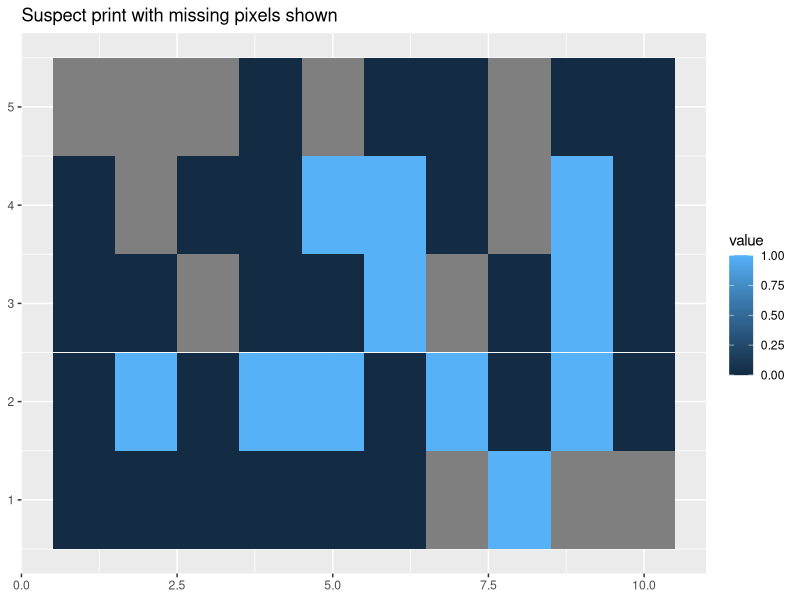
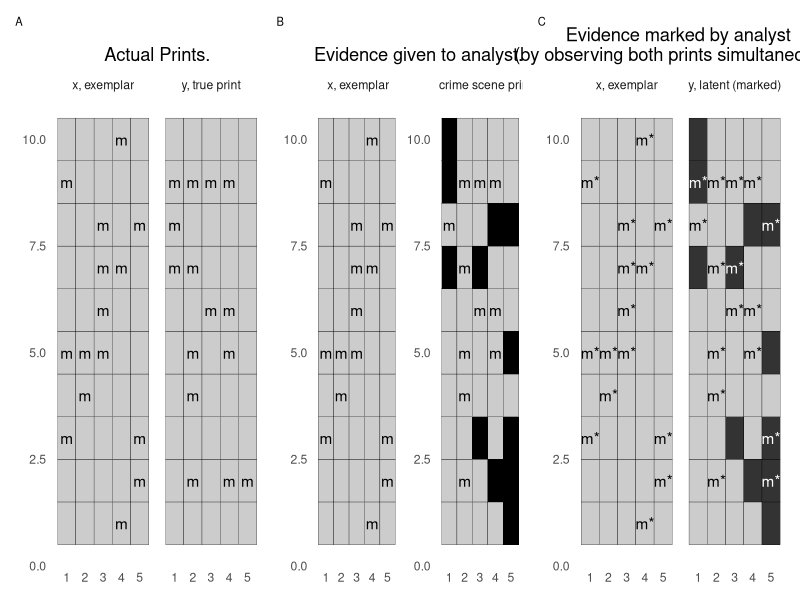
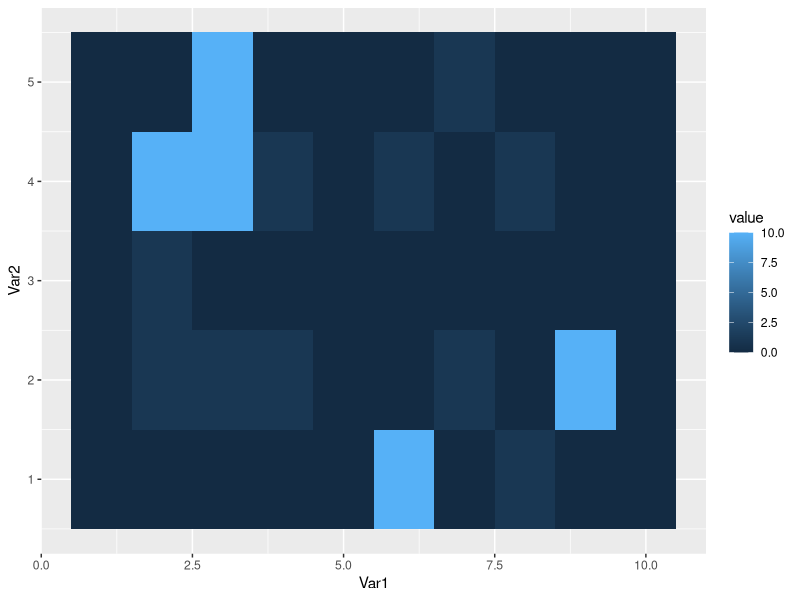
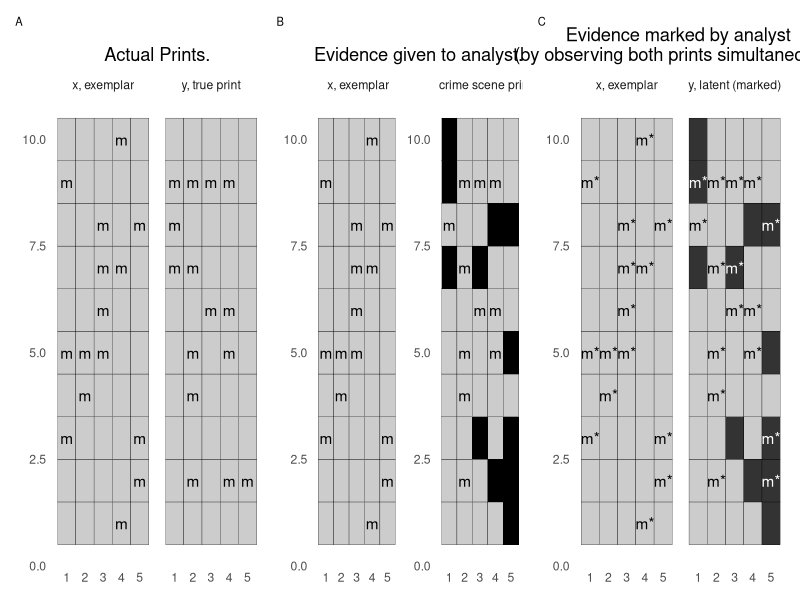

Recreate these plots in R, in order.
# new imputation bias simulation
# i want 20 minutiae in x and y
# fingerprints are represented by 50 sections, each made up of 4 pixels
# pixels ~ bern(I(is minutia)*.75 + I(no_minutia)*.1)

library(ggplot2)
library(tidyverse)
library(reshape2)
library(patchwork)

set.seed(123)

sections <- 50
num_min <- 15 
num_bits <- sections # change to sections*4 if want finer grid

x_big <- sample(c(1:sections), num_min)
y_big <- sample(c(1:sections), num_min)

gen_yi <- function(j){
  has_min <- as.numeric(j %in% y_big)
  p <- has_min # changed from .9*has_min + .1*(1-has_min) for paper
  rbinom(1,1,p)
}
y <- sapply(1:num_bits, gen_yi)
y_miss <- y
y_miss[sample(c(1:num_bits), num_bits/4)] <- NA

miss_plot_df <- data.frame(Var1 = rep(1:10, 5), 
                           Var2 = rep(1:5, each = 10),
                           value = y_miss,
                           Type = "1. Crime Scene Print (Y)")

ggplot(miss_plot_df, aes(x = Var1, y = Var2, fill = value)) +
  geom_tile() + xlab(NULL) + ylab(NULL) + 
  ggtitle("Suspect print with missing pixels shown")

gen_xi <- function(j){
  has_min <- as.numeric(j %in% x_big)
  p <- has_min
  rbinom(1,1,p)
}
x <- sapply(1:num_bits, gen_xi)

# old y_impute: 
y_impute <- sapply(1:num_bits, function(j) ifelse(is.na(y_miss[j]), x[j], y_miss[j]))
rnd.mean <- function(x) round(mean(x, na.rm = T))

X <- matrix(sapply(1:50, function(j) (j %in% x_big)*1), ncol = 5, byrow = T)
Y <- matrix(sapply(1:50, function(j) (j %in% y_big)*1), ncol = 5, byrow = T)
#Y_est <- matrix(apply(matrix(y, ncol = 4, byrow = T), 1, rnd.mean), ncol = 5, byrow = T)
#Y_miss <- matrix(apply(matrix(y_miss, ncol = 4, byrow = T), 1, rnd.mean), ncol = 5, byrow = T)
#Y_imp <- matrix(apply(matrix(y_impute, ncol = 4, byrow = T), 1, rnd.mean), ncol = 5, byrow = T)

Y_est <- matrix(y_miss, ncol = 5, byrow = T)
Y_est[is.na(Y_est)] = 0 # without imputation, missing areas are filled with 0
Y_miss <- matrix(y_miss, ncol = 5, byrow = T)
Y_imp <- matrix(y_impute, ncol = 5, byrow = T)

# data.frame(rbind(melt(X),melt(Y_est),melt(Y_miss),melt(Y_imp))) 
plot.df <- tibble(
  x = x, 
  y = y,
  y_est = y_miss,
  y_miss = y_miss,
  y_imp = y_impute,
  x_pos = rep(1:5, each = 10),
  y_pos = rep(1:10, times = 5)
)

#plot.df$Type <- rep(c("2. Marked Suspect Print (X)",
#                      "3. Full Info Marked Y", 
#                      "4. Marked Y without Imputation", 
#                      "5. Marked Y with Imputation"), each = sections)
#plot.df <- rbind(plot.df, miss_plot_df)
#ggplot(plot.df, aes(x = Var2, y = Var1, fill = value)) +
#  geom_tile() + xlab(NULL) + ylab(NULL) +
#  facet_wrap(~Type, scales = "free") + theme_bw()

plot.df = plot.df %>% 
  pivot_longer(-c(x_pos, y_pos), names_to = "Type")


plot.df$type <- ifelse(plot.df$Type == "x", "x, exemplar",
                       ifelse(plot.df$Type == "y","y, true print",
                              ifelse(plot.df$Type == "y_est","4. Marked Y without Imputation",
                                     ifelse(plot.df$Type == "y_imp", "y, latent (marked)",
                                            "y, crime scene print"))))

p1 = plot.df %>%
  filter(type %in% c("y, true print","x, exemplar")) %>%
  mutate(
    #type = ifelse(type == "Exemplar (x)", " Exemplar (x)", type), # for ordering facets
    label = ifelse(value == 1, "m", NA) # Mark minutiae with *
  ) %>%
  ggplot(aes(x = x_pos, y = y_pos, fill = is.na(value))) +
  geom_tile(col = "black") + 
  geom_text(aes(label = label)) +
  xlab(NULL) + 
  ylab(NULL) +
  ggtitle("Actual Prints.") +
  scale_fill_grey(start = .8, end = 0, na.value = "black") +
  facet_wrap(~type, scales = "free_x") + 
  theme_minimal() +
  theme(legend.position = "none",
        panel.grid.major = element_blank(), 
        panel.grid.minor = element_blank())

p2 = plot.df %>%
  filter(type %in% c("y, crime scene print","x, exemplar")) %>%
  mutate(
    type = ifelse(type == "x, exemplar", " x, exemplar", type), # for ordering facets
    label = ifelse(value == 1, "m", NA) # Mark minutiae with *
  ) %>%
  ggplot(aes(x = x_pos, y = y_pos, fill = is.na(value))) +
  geom_tile(col = "black") + 
  geom_text(aes(label = label)) +
  xlab(NULL) + 
  ylab(NULL) +
  ggtitle("Evidence given to analyst.") +
  facet_wrap(vars(type), scales = "free") + 
  scale_fill_grey(start = .8, end = 0, na.value = "black") +
  scale_color_manual(values = c("lightgray", "black")) +
  theme_minimal() +
  theme(legend.position = "none",
        panel.grid.major = element_blank(), 
        panel.grid.minor = element_blank())

p3 = plot.df %>%
  filter(type %in% c("y, latent (marked)","x, exemplar", "y, crime scene print")) %>%
  pivot_wider(id_cols = c(x_pos, y_pos), names_from = type, values_from = value) %>%
  pivot_longer(cols = c(`x, exemplar`, `y, latent (marked)`), names_to = "type", values_to = "value") %>%
  mutate(
    #type = ifelse(type == "Exemplar (x)", " Exemplar (x)", type), # for ordering facets
    label = ifelse(value == 1, "m*", NA), # Mark minutiae with m*,
    y_miss = ifelse(type == "x, exemplar", 0, is.na(`y, crime scene print`))
  ) %>%
  ggplot(aes(x = x_pos, y = y_pos, fill = as.factor(y_miss))) +
  geom_tile(col = "black") + 
  geom_text(aes(label = label, col = as.factor(y_miss))) +
  ggtitle("Evidence marked by analyst \n(by observing both prints simultaneously).") +
  xlab(NULL) + 
  ylab(NULL) +
  scale_fill_grey(start = .8, end = .2, na.value = "black") +
  scale_color_grey(start = 0, end = 1, na.value = "black") +
  facet_wrap(~type, scales = "free_x") + 
  theme_minimal() +
  theme(legend.position = "none",
        panel.grid.major = element_blank(), 
        panel.grid.minor = element_blank())

(p1 + p2 + p3) + plot_annotation(tag_levels = 'A') & theme(plot.title = element_text(hjust =.5),
                                                           plot.tag = element_text(size = 8))

ggsave(filename = 'outputs/imputation-sim.eps', width = 10, height = 3, units = "in", dpi = 300)


sum(which(X==1)%in%which(Y==1)) # true matches
sum(which(X==1)%in%which(Y_est==1)) # matches marked without missingness
sum(which(X==1)%in%which(Y_miss==1)) # matches in the presence of missingness
sum(which(X==1)%in%which(Y_imp==1)) # matches with imputation

# show where improper match is
temp = Y
temp[(X==Y) &(X==1)] <- 10
temp[(X==1)&(Y_imp==1)&(Y_miss==0)] <- (-10)
ggplot(melt(temp), aes(x = Var1, y = Var2, fill = value)) + geom_tile()
